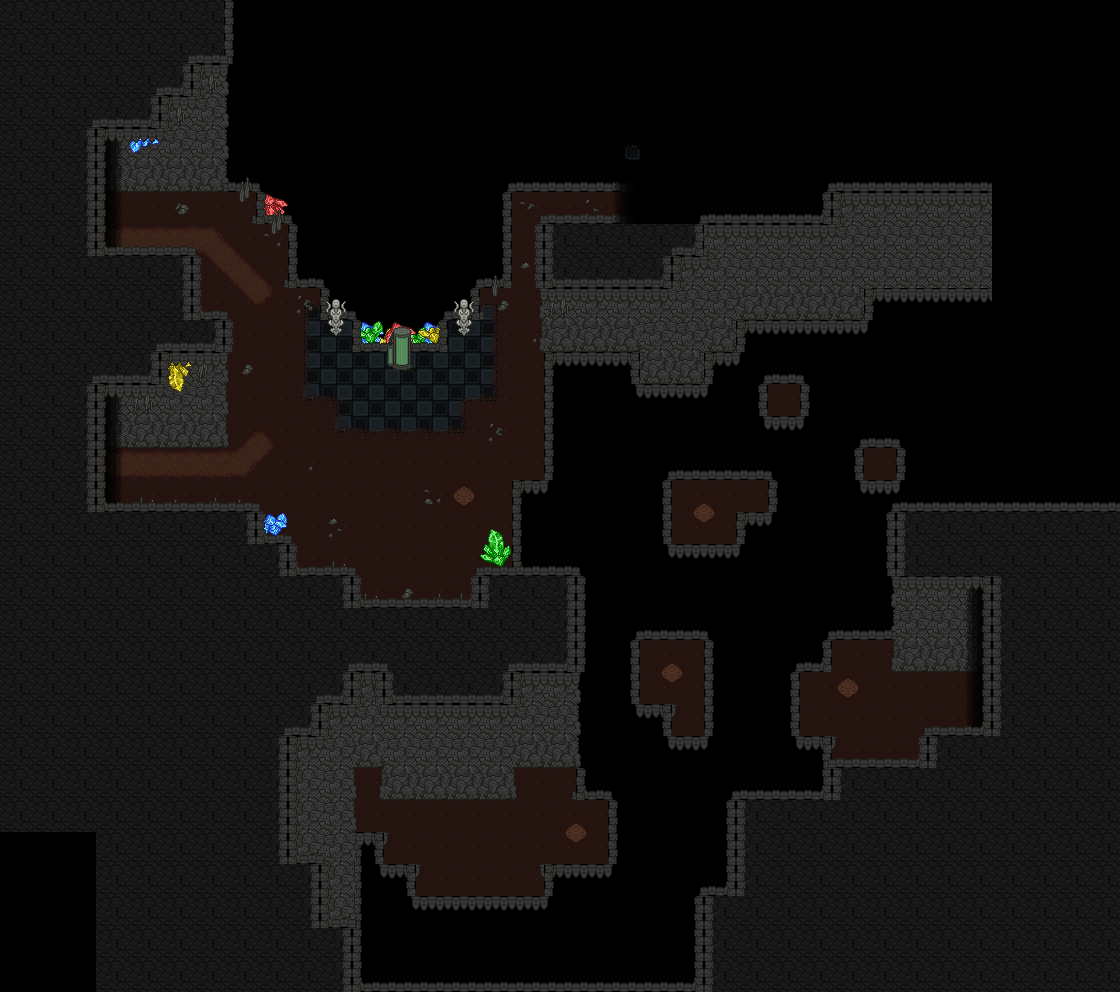

Below is a game level as drawn by its tile map, then a one-line description and the .tmx that defines it (tile-layer data replaced by summaries):
An orthogonal 35x31 tile map with 32x32 px tiles, 11 tile layers (floor1, floor2, floor3, water, ...), 6 tilesets and 123 objects (5x grapple, 3x garg1, 2x transition, consume, key, ...).

<map version="1.2" tiledversion="1.2.3" orientation="orthogonal" renderorder="right-down" width="35" height="31" tilewidth="32" tileheight="32" infinite="0" nextlayerid="117" nextobjectid="224">
 <tileset firstgid="1" source="tileset.tsx" />
 <tileset firstgid="82" source="crystalsheet.tsx" />
 <tileset firstgid="182" source="roadset.tsx" />
 <tileset firstgid="263" source="castletileset.tsx" />
 <tileset firstgid="344" source="chambertileset.tsx" />
 <tileset firstgid="425" source="dungeonFeatures.tsx" />
 <layer id="106" name="floor1" width="35" height="31">
  <data>[1085 cells, 206 non-empty, 9 distinct tile ids]</data>
 </layer>
 <layer id="107" name="floor2" width="35" height="31">
  <data>[1085 cells, 66 non-empty, 32 distinct tile ids]</data>
 </layer>
 <layer id="108" name="floor3" width="35" height="31">
  <data>[1085 cells, 31 non-empty, 16 distinct tile ids]</data>
 </layer>
 <layer id="109" name="water" width="35" height="31">
  <data>[1085 cells, 7 non-empty, 1 distinct tile ids]</data>
 </layer>
 <layer id="110" name="wall1" width="35" height="31">
  <data>[1085 cells, 169 non-empty, 14 distinct tile ids]</data>
 </layer>
 <layer id="111" name="wall2" width="35" height="31">
  <data>[1085 cells, 78 non-empty, 27 distinct tile ids]</data>
 </layer>
 <layer id="112" name="wall3" width="35" height="31">
  <data>[1085 cells, 39 non-empty, 9 distinct tile ids]</data>
 </layer>
 <layer id="113" name="ceiling1" width="35" height="31">
  <data>[1085 cells, 475 non-empty, 10 distinct tile ids]</data>
 </layer>
 <layer id="114" name="ceiling2" width="35" height="31">
  <data>[1085 cells, 135 non-empty, 8 distinct tile ids]</data>
 </layer>
 <layer id="115" name="ceiling3" width="35" height="31">
  <data>[1085 cells, 114 non-empty, 5 distinct tile ids]</data>
 </layer>
 <layer id="116" name="cryopoddoor" width="35" height="31">
  <data>[1085 cells, 2 non-empty, 2 distinct tile ids]</data>
 </layer>
 <objectgroup id="10" name="blockall" visible="0">
  <object id="1" x="94.039" y="127.794" width="127.794" height="56.2165" />
  <object id="2" x="90.1169" y="181.723" width="9.15152" height="75.1732" />
  <object id="4" x="209.74" y="110.472" width="12.4199" height="18.303" />
  <object id="8" x="543.28" y="223.658" width="8.01829" height="117.837" />
  <object id="10" x="478.73" y="576.873" width="97.8226" height="181.154" />
  <object id="11" x="350.608" y="608.249" width="128.121" height="9.15152" />
  <object id="12" x="288.182" y="575.565" width="62.4265" height="41.8355" />
  <object id="13" x="256.805" y="543.862" width="31.3767" height="31.7035" />
  <object id="14" x="95.0195" y="510.851" width="161.786" height="33.0109" />
  <object id="15" x="92.0779" y="352.007" width="131.697" height="88.9005" />
  <object id="16" x="95.0195" y="255.262" width="97.3984" height="98.3789" />
  <object id="29" x="89.9467" y="439.871" width="8.07103" height="72.6392" />
  <object id="45" x="408.081" y="332.848" width="2.82554" height="31.3635" />
  <object id="46" x="387.313" y="330.164" width="8.19406" height="34.3303" />
  <object id="47" x="395.507" y="326.491" width="14.1277" height="14.4102" />
  <object id="54" x="552.453" y="271.276" width="182.04" height="71.8211" />
  <object id="94" x="456.608" y="298.17" width="15.1422" height="27.2933" />
  <object id="95" x="328.647" y="298.731" width="15.1422" height="27.2933" />
  <object id="96" x="185.407" y="321.348" width="38.5488" height="31.0982" />
  <object id="98" x="550.486" y="223.678" width="313.808" height="21.192" />
  <object id="132" x="628.812" y="170.073" width="7.3399" height="59.3308" />
  <object id="153" x="640.048" y="343.144" width="64.237" height="40.312" />
  <object id="154" x="382.117" y="754.457" width="131.096" height="37.0346" />
  <object id="155" x="352.948" y="739.381" width="30.8076" height="22.6141" />
  <object id="156" x="328.04" y="739.381" width="24.9082" height="216.636" />
  <object id="157" x="896" y="513.573" width="95.2909" height="145.706" />
  <object id="158" x="987.413" y="658.726" width="24.3767" height="77.0083" />
  <object id="159" x="928.133" y="736.288" width="64.8199" height="34.349" />
  <object id="160" x="830.072" y="770.637" width="98.0609" height="31.5789" />
  <object id="161" x="733.673" y="802.216" width="96.3989" height="58.7258" />
 </objectgroup>
 <objectgroup id="17" name="cryopod" visible="0">
  <object id="49" x="397.994" y="340.102" width="8.02382" height="2.72869" />
 </objectgroup>
 <objectgroup id="39" name="item" visible="0">
  <object id="120" name="darkmatter" type="consume" x="294.053" y="295.392">
   <properties>
    <property name="item" value="darkmatter" />
    <property name="itemType" value="items" />
   </properties>
   <point />
  </object>
  <object id="122" name="emptyflask" type="key" x="450.031" y="561.589">
   <properties>
    <property name="item" value="emptyflask" />
    <property name="itemType" value="items" />
   </properties>
   <point />
  </object>
 </objectgroup>
 <objectgroup id="11" name="blockmove" visible="0">
  <object id="103" x="359.436" y="321.858" width="81.719" height="19.1753" />
 </objectgroup>
 <objectgroup id="12" name="bg" visible="0">
  <object id="19" x="442.451" y="263.76" width="29.4156" height="48.6992" />
  <object id="20" x="358.453" y="312.132" width="83.9979" height="33.6645" />
  <object id="21" x="327.076" y="232.71" width="33.9914" height="81.3832" />
  <object id="22" x="354.531" y="313.44" width="6.5368" height="8.171" />
  <object id="25" x="439.509" y="262.517" width="6.86364" height="56.8056" />
  <object id="28" x="357.799" y="263.76" width="83.9979" height="50.6602" />
  <object id="81" x="469.914" y="276.032" width="7.80656" height="14.0118" />
  <object id="82" x="322.991" y="277.433" width="6.20521" height="11.8099" />
  <object id="83" x="295.367" y="221.186" width="33.8284" height="60.0504" />
  <object id="84" x="290.964" y="212.178" width="214.579" height="12.4104" />
  <object id="85" x="263.14" y="183.889" width="241.961" height="33.4932" />
  <object id="86" x="263.14" y="190.36" width="5.80488" height="17.4146" />
  <object id="87" x="258.737" y="178.55" width="9.60807" height="15.0126" />
  <object id="88" x="468.954" y="259.329" width="36.0787" height="21.7315" />
  <object id="89" x="222.355" y="-1.75492" width="643.748" height="187.777" />
  <object id="90" x="325.665" y="222.84" width="180.001" height="46.4579" />
  <object id="97" x="502.56" y="182.903" width="7.4987" height="11.4111" />
  <object id="144" x="551.515" y="359.231" width="112.544" height="145.525" />
  <object id="147" x="518.782" y="488.794" width="145.675" height="82.2071" />
  <object id="149" x="545.919" y="477.886" width="6.9171" height="12.504" />
  <object id="162" x="662.333" y="318.667" width="331.667" height="154.667" />
  <object id="165" x="857.667" y="285.667" width="143" height="44.3333" />
  <object id="166" x="775.667" y="471" width="120" height="160.667" />
  <object id="167" x="743" y="521.667" width="34.3333" height="109.667" />
  <object id="168" x="576.333" y="553" width="172.667" height="78.6667" />
  <object id="169" x="661.333" y="472" width="8.33333" height="9" />
  <object id="170" x="771.333" y="471.333" width="7" height="10" />
  <object id="171" x="771.333" y="510.667" width="5.33333" height="13" />
  <object id="172" x="739.667" y="541.667" width="5" height="14" />
  <object id="173" x="891.333" y="468.333" width="107.333" height="37.6667" />
  <object id="175" x="712" y="627" width="111.667" height="38.6667" />
  <object id="176" x="712.333" y="659.333" width="79" height="134" />
  </objectgroup>
 <objectgroup id="13" name="light">
  <!-- 32 objects omitted --></objectgroup>
 <objectgroup id="14" name="enemy">
  <!-- 13 objects omitted --></objectgroup>
 <objectgroup id="15" name="mapinfo">
  <!-- 10 objects omitted --></objectgroup>
</map>
<!-- 57 of 123 objects omitted -->